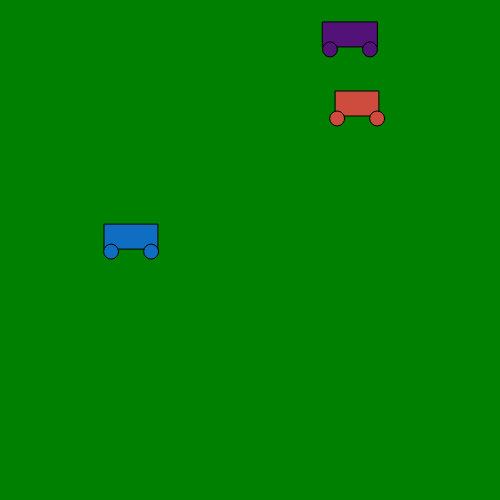
Frame 1 (no input)
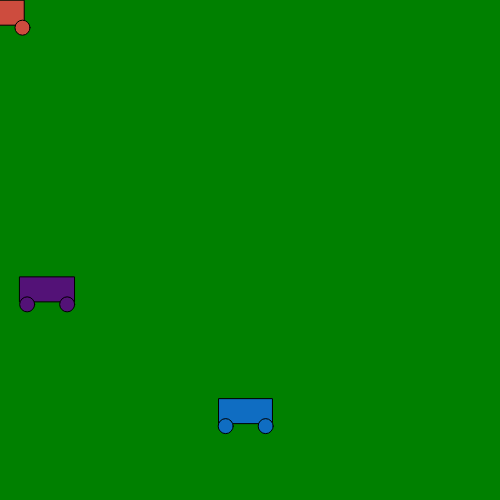
Frame 60 (no input)
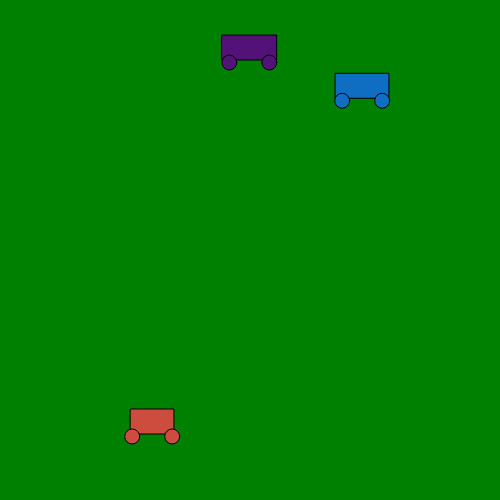
Frame 120 (the mouse pressed at the canvas centre since frame 60)

The p5.js sketch that drew these frames (run headless with seeded random() and noise() and a simulated clock; from frame 60 on, the mouse is pressed at the canvas centre):

// p5.js sketch
// ── sketch.js
let myCar1;
let myCar2;
let myCar3;

function setup() {
  createCanvas(500, 500);
  myCar1 = new Car();
  myCar2 = new Car();
  myCar3 = new Car();
  rectMode(CENTER);
}

function draw() {
  background("green");
  myCar1.display();
  myCar2.display();
  myCar3.display();


  myCar1.move();
  myCar2.move();
  myCar3.move();

}

class Car {

  constructor() {
    //attributes
    this.pos = createVector(random(width), random(height));
    this.vel = createVector(random(-5, 5), random(-5, 5));
    this.r = random(255);
    this.g = random(255);
    this.b = random(255);
    this.w = random(40, 60);

  }

  //methods
  display() {
    fill(this.r, this.g, this.b);
    rect(this.pos.x, this.pos.y, this.w, 25);
    ellipse(this.pos.x - 20, this.pos.y + 15, 15, 15);
    ellipse(this.pos.x + 20, this.pos.y + 15, 15, 15);
  }

  move() {
    this.pos.add(this.vel);
    if (this.pos.x > width) this.pos.x = 0;
    if (this.pos.x < 0) this.pos.x = width;
    if (this.pos.y > height) this.pos.y = 0;
    if (this.pos.y < 0) this.pos.y = height;
  }
}
